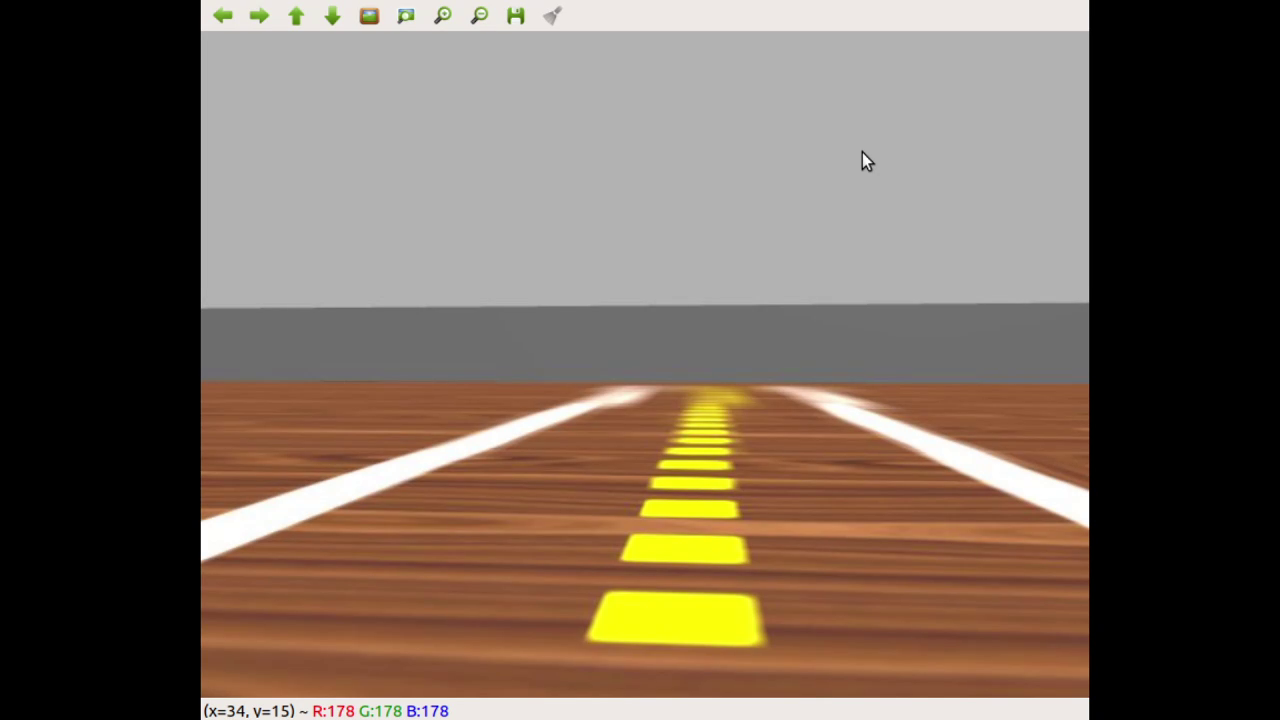
#> input picture aula03/yellow_lane/frame0004.png, 1280 x 720 px; its folder holds 4 pictures in this run
$ jupyter execute --allow-errors atividade_Semana03.ipynb   (shell and % lines are left out)
#> lines starting #> are read from the running program, lines starting #| are printed output that depends on the picture
# Entregável 3 de Visão Computacional e Robótica

Entrega até 22/03

*Importante* você vai precisar do Git LFS e do Scikit-Learn para fazer estes exercícios. No Linux já está instalado.

No `conda`:

    conda install -c conda-forge git-lfs

    conda install -c conda-forge scikit-learn

Vai ser feito no grupo definido *por sorteio*

Nesta semana vamos trabalhar com um assunto extremamente atual: reconhecimento de objetos e rastreamento

Referências:

[https://www.pyimagesearch.com/2018/07/30/opencv-object-tracking/](https://www.pyimagesearch.com/2018/07/30/opencv-object-tracking/)

[https://github.com/iArunava/YOLOv3-Object-Detection-with-OpenCV/](https://github.com/iArunava/YOLOv3-Object-Detection-with-OpenCV/)

[https://www.pyimagesearch.com/2017/09/11/object-detection-with-deep-learning-and-opencv/](https://www.pyimagesearch.com/2017/09/11/object-detection-with-deep-learning-and-opencv/)

Ouça a explicacão do professor sobre rastreamento e deteção

[cell 1]
import cv2
from matplotlib import pyplot as plt
import numpy as np
import time as t
import sys
import math
import os
print ("OpenCV Version : %s " % cv2.__version__)
print("Trabalhando em: ", os.getcwd())

### 1. Ponto de fuga

Robôs que trabalham dentro de prédios precisam saber seguir corredores.

Uma das maneiras de fazer isso é o robô alinhar o centro de sua câmera ao ponto de fuga do corredor, para que sua trajetória seja aproximadamente paralela às paredes do mesmo.

O ponto de fuga é aquele para o qual as retas paralelas parecem convergir

Dada a seguinte imagem de um corredor:

Podemos traçar as linhas geradas pela perspectiva, seu ponto de encontro será o ponto de fuga.

### Revisão: reta passando por dois pontos

Seja o ponto $A:(a_x, a_y)$ e o ponto $B:(b_x, b_y)$

Queremos encontrar uma reta $r: y = mx + h$ que passa por $A$ e $B$, em que $m$ é o *coeficiente angular* e $h$ é o intercepto ou coeficiente linear da reta.

Temos que:

$m = \frac{\Delta_y}{\Delta_x} = \frac{b_y - a_y}{b_x - a_x}$

Uma vez encontrado o valor de $m$, a substituição a seguir permite encontrar a equação da reta:

$m = \frac{y - a_y}{x - a_x}$

$mx - ma_x = y - a_y$

$mx = y - a_y + ma_x$

$y = mx -ma_x + a_y$

$h = a_y - ma_x$

$y = mx - ma_x + a_y$

### Interseção de duas retas

Temos que na interseção as duas retas se encontram num ponto $(x_i, y_i)$

Sejam as retas $r1: y = m1x + h1$ e $r2: y = m2x + h2$

Vamos encontrar o ponto $x_i$ em que os valores de $y_i$ serão iguais:

$m1x_i + h1 = m2x_i + h2$

$(m1 - m2)x_i = h2 - h1$

$x_i = \frac{h2 - h1}{m1 - m2}$

$y_i = m1x_i + h1$

**Dados de teste:**

Caso precise testar seu código, você pode conferir com estes valores. As retas definidas por pontos $r1: (P_1, P_2)$ e $r2: (Q_1, Q_2)$, para os valores:

```python

p1 = (3.0, 2.5)
p2 = (4.0, 0.6)
q1 = (1.0, 2.4)
q2 = (0.6, 1.1)
```

Encontram-se no ponto `(1.7572 4.8611)`

Pede-se:

* A partir do ponto para onde convergem as linhas do corredor, marque o ponto de fuga no vídeo.  Você precisa mostrar as retas que vão convergir.

**Sugestão:**

A partir do coeficiente angular, selecionar uma reta mais à esquerda e uma mais à direita para encontrar a interseção.

Lembre-se de que na OpenCV o eixo y fica **para baixo**, por isso os coeficientes angulares se comportam como na figura abaixo:

Lembre-se de que, no espaço de cores HSV, o vermelho se encontra no início e no fim da escala do componente H. Se você estiver filtrando vermelho em um só dos extremos pode não ter bons resultados

Vídeo para teste:

[Vídeo de line following](https://github.com/Insper/robot21.1/blob/main/aula03/line_following.mp4)

### 2. Executar o exemplo de rede neural

Há três exemplos: `mobilenet_detection`, `yolov3_detection` e `tracking`.

Execute apenas o exemplo `object_detection_webcam.py`  que está na pasta `mobilenet_detection`

Depois de rodar o demos, estude o notebook  [Demo_Imagenet.ipynb](Demo_Imagenet.ipynb)

## 3. Detectar vacas em perigo

Você deve detectar se há uma situação de perigo ou não perigo para as vacas.

Perigo
</img>

Não perigo
</img>

#### Orientações

É uma situação de perigo quando:
* Há mais lobos do que vacas
* As vacas estão contidas na bounding box dos lobos, conforme as figuras

Considere que toda detecção de `dog`, `horse`  e `sheep` também será de lobos.

Baixe o vídeo [ cow_wolf.mp4 neste endereço](Baixe o arquivo em https://github.com/Insper/robot20/blob/master/media/cow_wolf.mp4)

Implemente a seguinte funcionalidade: sempre que o objeto identificado em (2) estiver presente por mais que 5 frames seguidos, desenhe um retângulo fixo ao redor dele.

# 4. Aproximar faixa amarela por uma reta e direção

Você deve:
aproximar a faixa amarela do centro da pista por uma única reta

Para isso sugerimos que faça uma *regressão*  das coordenadas de onde os pixels são amarelos

Em seguida use este resultado para também esterçar o robô

[cell 2]
frames = """frame0004.png  frame0476.png  frame1076.png  frame4256.png  frame5832.png  frame6928.png
frame0160.png  frame0916.png  frame4164.png  frame4624.png  frame5868.png"""

[cell 3]
frames = frames.split()

[cell 4]
import os.path
bgr_frames = [cv2.imread(os.path.join("yellow_lane",f)) for f in frames]
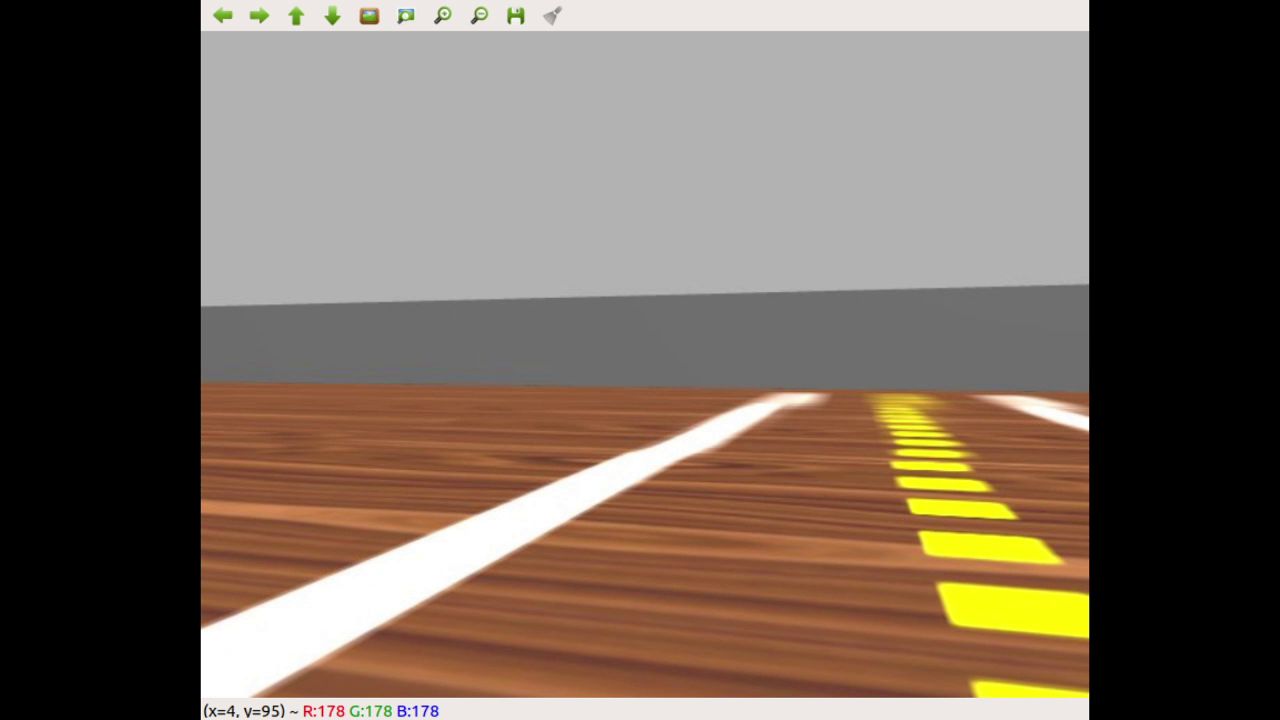
#> input picture aula03/yellow_lane/frame0476.png, 1280 x 720 px
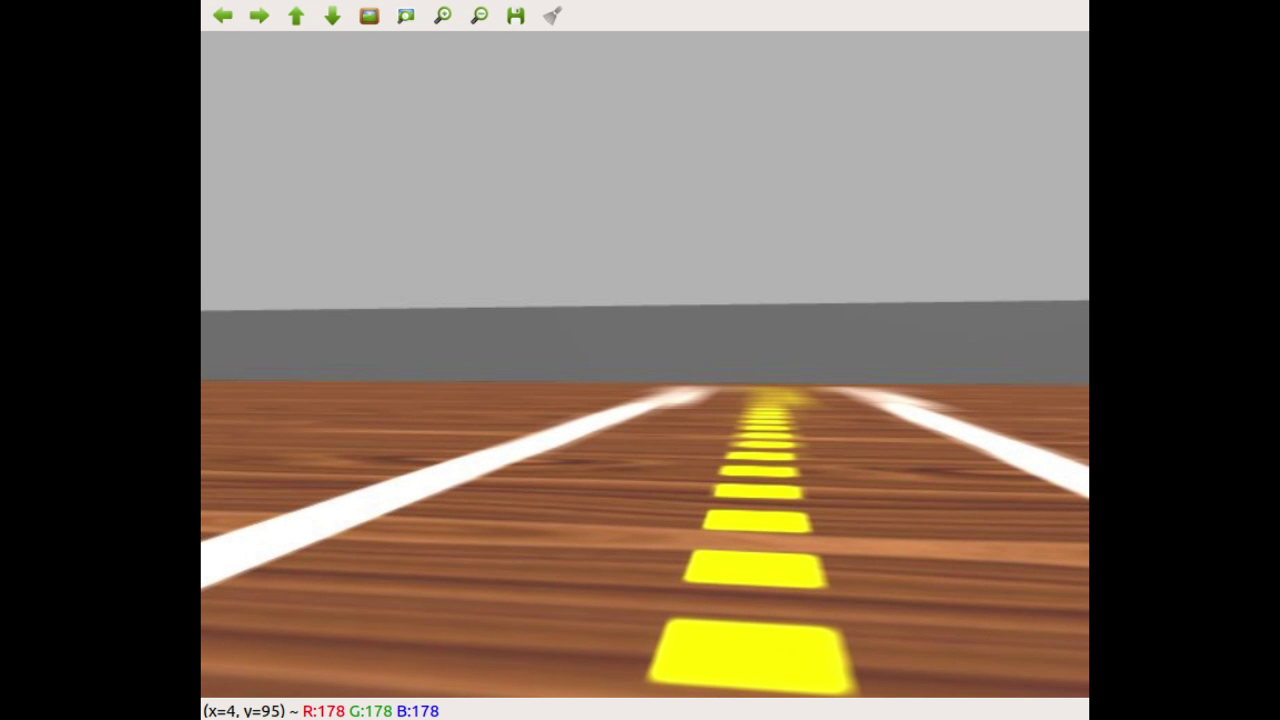
#> input picture aula03/yellow_lane/frame0160.png, 1280 x 720 px
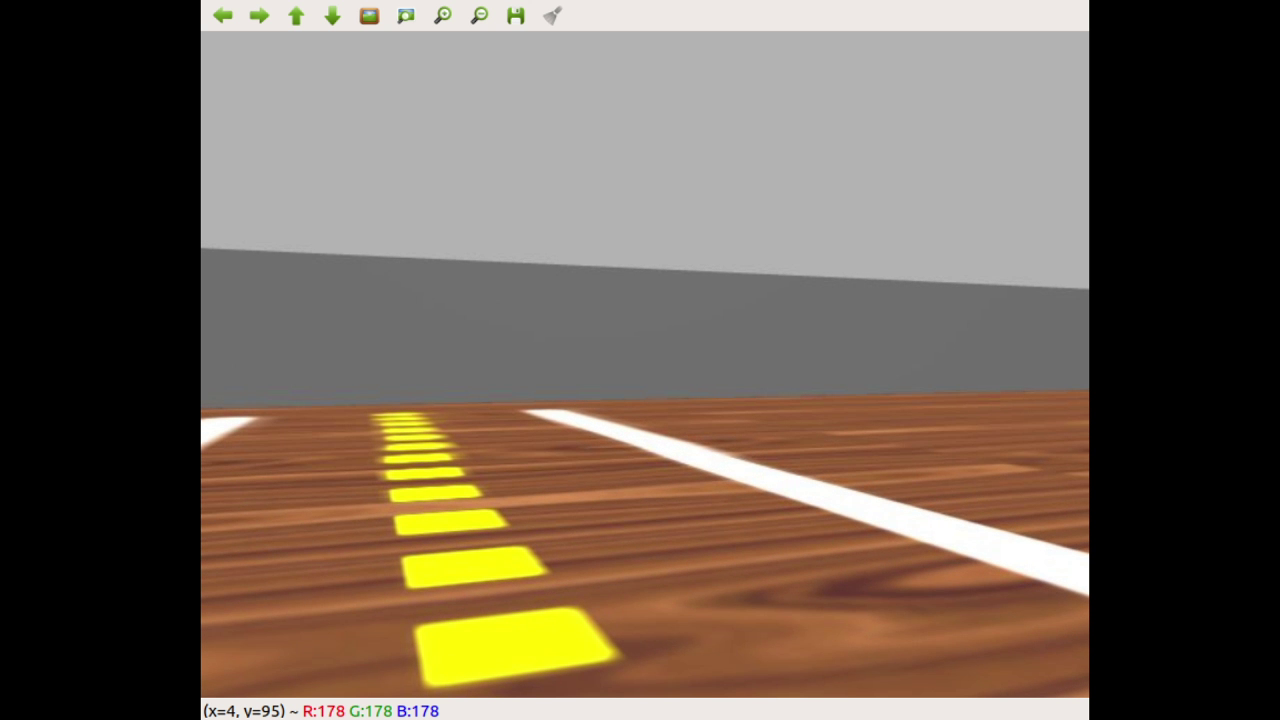
#> input picture aula03/yellow_lane/frame0916.png, 1280 x 720 px
